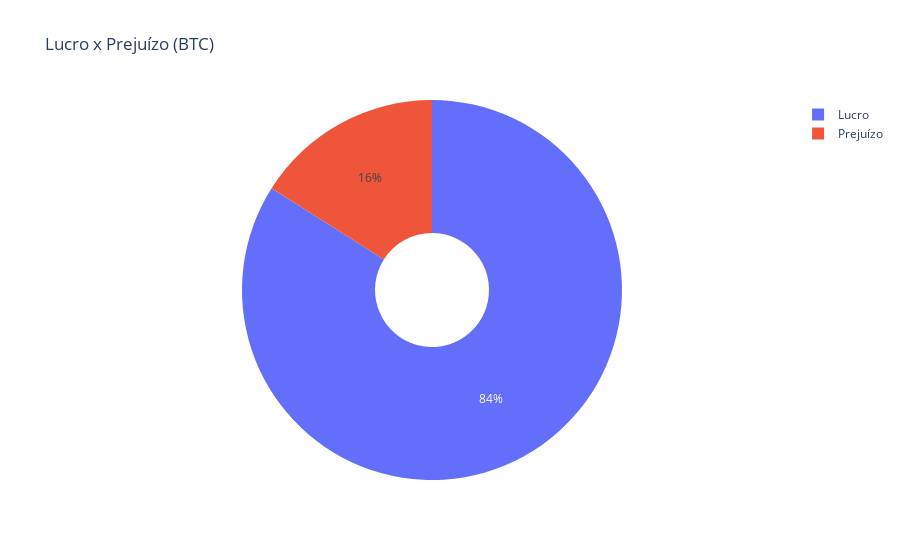

The notebook cell this image was saved under:
### Code cell
# Lucro x Prejuízo em Porcentagem
fig_pie = px.pie(df,
                 names="resultado_operacao",
                 title="Lucro x Prejuízo (BTC)",
                 hole=0.3
)
fig_pie.show()

### Figure 1 — Plotly figure (JSON) as saved in the notebook; plotly's stock layout.template omitted (floating-point values rounded to 4 significant figures)
{"data": [{"domain": {"x": [0, 1], "y": [0, 1]}, "hole": 0.3, "hovertemplate": "resultado_operacao=%{label}<extra></extra>", "labels": ["Lucro", "Prejuízo", "Prejuízo", "Prejuízo", "Prejuízo", "Prejuízo", "Prejuízo", "Prejuízo", "Prejuízo", "Prejuízo", "Prejuízo", "Prejuízo", "Prejuízo", "Prejuízo", "Prejuízo", "Prejuízo", "Lucro", "Lucro", "Lucro", "Lucro", "Lucro", "Lucro", "Lucro", "Lucro", "Lucro", "Lucro", "Lucro", "Lucro", "Lucro", "Lucro", "Lucro", "Lucro", "Lucro", "Lucro", "Lucro", "Lucro", "Lucro", "Lucro", "Lucro", "Lucro", "Lucro", "Lucro", "Lucro", "Lucro", "Lucro", "Lucro", "Lucro", "Lucro", "Prejuízo", "Lucro", "Lucro", "Lucro", "Lucro", "Lucro", "Lucro", "Lucro", "Lucro", "Lucro", "Lucro", "Lucro", "Lucro", "Lucro", "Lucro", "Lucro", "Lucro", "Lucro", "Lucro", "Lucro", "Lucro", "Lucro", "Lucro", "Lucro", "Lucro", "Lucro", "Lucro", "Lucro", "Lucro", "Lucro", "Lucro", "Lucro", "Lucro", "Lucro", "Lucro", "Lucro", "Lucro", "Lucro", "Lucro", "Lucro", "Lucro", "Lucro", "Lucro", "Lucro", "Lucro", "Lucro", "Lucro", "Lucro", "Lucro", "Lucro", "Lucro", "Lucro"], "legendgroup": "", "name": "", "showlegend": true, "type": "pie"}], "layout": {"legend": {"tracegroupgap": 0}, "title": {"text": "Lucro x Prejuízo (BTC)"}}}
